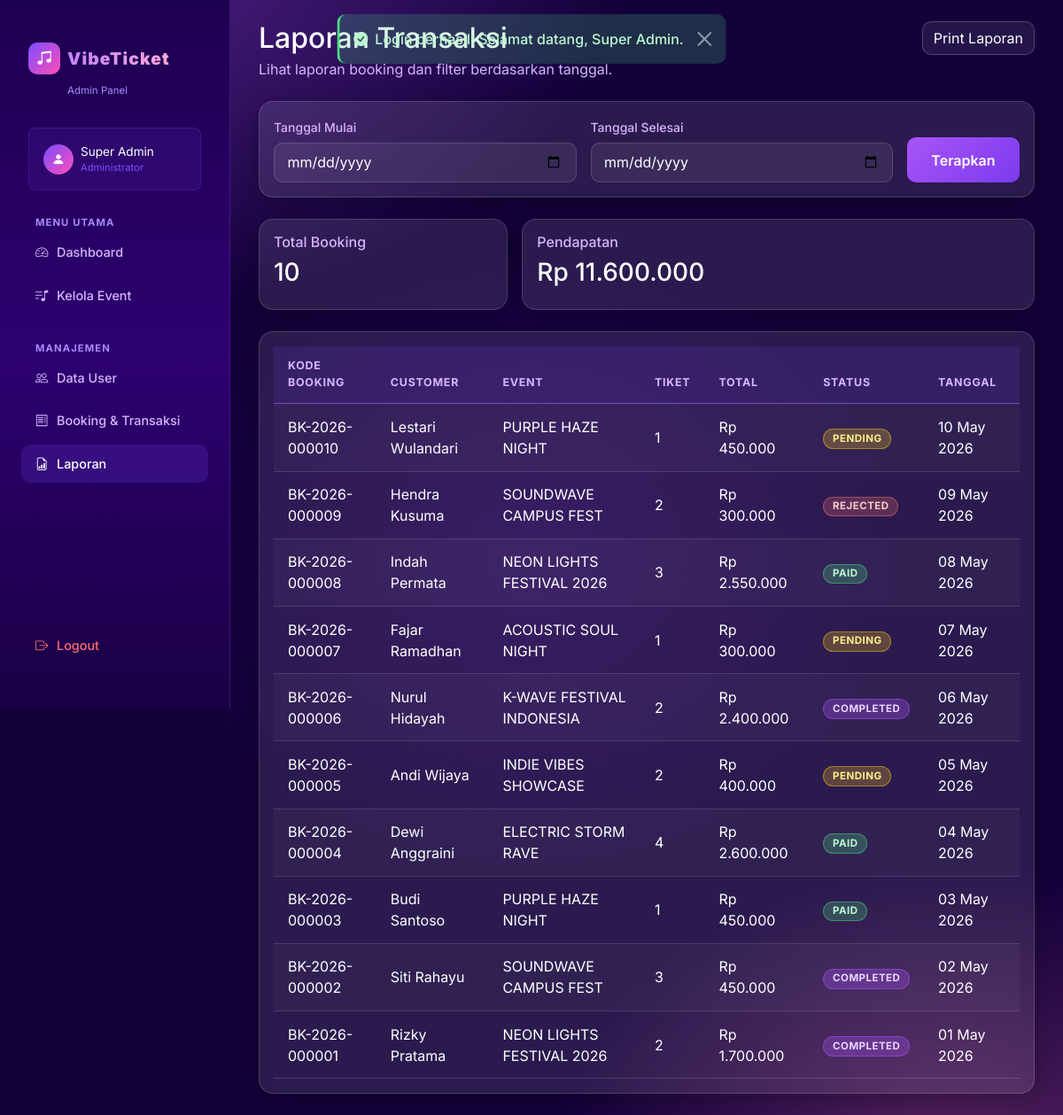
Screenshot of /admin/reports.php (signed in) with the database file from the repository.
### tables this page shows
CREATE TABLE IF NOT EXISTS `bookings` (
    `id`            INT(11) NOT NULL AUTO_INCREMENT,
    `user_id`       INT(11) NOT NULL,
    `event_id`      INT(11) NOT NULL,
    `booking_code`  VARCHAR(30) NOT NULL UNIQUE,
    `total_ticket`  INT(11) NOT NULL DEFAULT 1,
    `total_price`   DECIMAL(12,2) NOT NULL DEFAULT 0,
    `booking_date`  TIMESTAMP NOT NULL DEFAULT CURRENT_TIMESTAMP,
    `payment_proof` VARCHAR(255) DEFAULT NULL,
    `status`        ENUM('pending','paid','rejected','completed') NOT NULL DEFAULT 'pending',
    `notes`         TEXT DEFAULT NULL,
    PRIMARY KEY (`id`),
    FOREIGN KEY (`user_id`)  REFERENCES `users`(`id`)  ON DELETE CASCADE,
    FOREIGN KEY (`event_id`) REFERENCES `events`(`id`) ON DELETE CASCADE
);

CREATE TABLE IF NOT EXISTS `users` (
    `id`         INT(11) NOT NULL AUTO_INCREMENT,
    `role`       ENUM('admin','customer') NOT NULL DEFAULT 'customer',
    `name`       VARCHAR(100) NOT NULL,
    `email`      VARCHAR(100) NOT NULL UNIQUE,
    `password`   VARCHAR(255) NOT NULL,
    `phone`      VARCHAR(20) DEFAULT NULL,
    `photo`      VARCHAR(255) DEFAULT 'default.png',
    `created_at` TIMESTAMP NOT NULL DEFAULT CURRENT_TIMESTAMP,
    PRIMARY KEY (`id`)
);

CREATE TABLE IF NOT EXISTS `events` (
    `id`          INT(11) NOT NULL AUTO_INCREMENT,
    `code`        VARCHAR(20) NOT NULL UNIQUE,
    `name`        VARCHAR(150) NOT NULL,
    `artist`      VARCHAR(150) NOT NULL,
    `location`    VARCHAR(200) NOT NULL,
    `event_date`  DATE NOT NULL,
    `event_time`  TIME NOT NULL,
    `price`       DECIMAL(12,2) NOT NULL DEFAULT 0,
    `quota`       INT(11) NOT NULL DEFAULT 0,
    `sold`        INT(11) NOT NULL DEFAULT 0,
    `poster`      VARCHAR(255) DEFAULT 'default_poster.jpg',
    `description` TEXT DEFAULT NULL,
    `status`      ENUM('upcoming','ongoing','finished','cancelled') NOT NULL DEFAULT 'upcoming',
    `created_at`  TIMESTAMP NOT NULL DEFAULT CURRENT_TIMESTAMP,
    PRIMARY KEY (`id`)
);

### admin/reports.php (the view, shortened to what this page needs)
<?php
require_once __DIR__ . '/../includes/header.php';
$startDate = $_GET['start_date'] ?? '';
$endDate = $_GET['end_date'] ?? '';
$where = 'WHERE 1=1';
$sql = 'SELECT b.*, u.name AS customer_name, e.name AS event_name FROM bookings b
    JOIN users u ON b.user_id = u.id
    JOIN events e ON b.event_id = e.id ' . $where . ' ORDER BY b.booking_date DESC';
$stmt = $conn->prepare($sql);
$stmt->execute();
$reports = $stmt->get_result();
$summarySql = 'SELECT COUNT(*) AS total_booking, SUM(total_price) AS total_revenue FROM bookings b ' . $where;
$summaryStmt = $conn->prepare($summarySql);
$summaryStmt->execute();
$summary = $summaryStmt->get_result()->fetch_assoc();
?>
<div class="admin-layout">
    <?php include __DIR__ . '/../includes/admin_sidebar.php'; ?>
    <div class="admin-frame container-fluid py-4">
        <div class="d-flex flex-column flex-md-row justify-content-between align-items-start mb-4">
            <div>
                <h2 class="mb-1">Laporan Transaksi</h2>
                <p class="text-soft mb-0">Lihat laporan booking dan filter berdasarkan tanggal.</p>
            </div>
            <button class="btn btn-outline-light" onclick="window.print()">Print Laporan</button>
        </div>
        <div class="card card-glass p-3 mb-4">
            <form class="row g-3" method="get" action="<?= getBaseUrl() ?>/admin/reports.php">
                <div class="col-md-5">
                    <label class="form-label">Tanggal Mulai</label>
                    <input type="date" name="start_date" class="form-control" value="<?= htmlspecialchars($startDate) ?>">
                </div>
                <div class="col-md-5">
                    <label class="form-label">Tanggal Selesai</label>
                    <input type="date" name="end_date" class="form-control" value="<?= htmlspecialchars($endDate) ?>">
                </div>
                <div class="col-md-2 d-grid">
                    <button class="btn btn-primary mt-4">Terapkan</button>
                </div>
            </form>
        </div>
        <div class="row g-3 mb-4">
            <div class="col-md-4">
                <div class="card card-glass p-3 h-100">
                    <h6 class="text-soft">Total Booking</h6>
                    <h3><?= $summary['total_booking'] ?: 0 ?></h3>
                </div>
            </div>
            <div class="col-md-8">
                <div class="card card-glass p-3 h-100">
                    <h6 class="text-soft">Pendapatan</h6>
                    <h3><?= formatRupiah($summary['total_revenue'] ?: 0) ?></h3>
                </div>
            </div>
        </div>
        <div class="card card-glass p-3">
            <div class="table-responsive">
                <table class="table table-dark table-striped align-middle mb-0">
                    <thead>
                        <tr>
                            <th>Kode Booking</th>
                            <th>Customer</th>
                            <th>Event</th>
                            <th>Tiket</th>
                            <th>Total</th>
                            <th>Status</th>
                            <th>Tanggal</th>
                        </tr>
                    </thead>
                    <tbody>
                        <?php while ($row = $reports->fetch_assoc()): ?>
                            <tr>
                                <td><?= htmlspecialchars($row['booking_code']) ?></td>
                                <td><?= htmlspecialchars($row['customer_name']) ?></td>
                                <td><?= htmlspecialchars($row['event_name']) ?></td>
                                <td><?= htmlspecialchars($row['total_ticket']) ?></td>
                                <td><?= formatRupiah($row['total_price']) ?></td>
                                <td><span class="badge badge-status badge-<?= htmlspecialchars($row['status']) ?> text-uppercase small"><?= htmlspecialchars($row['status']) ?></span></td>
                                <td><?= date('d M Y', strtotime($row['booking_date'])) ?></td>
                            </tr>
                        <?php endwhile; ?>
                    </tbody>
                </table>
            </div>
        </div>
    </div>
</div>
<?php include __DIR__ . '/../includes/footer.php'; ?>

### assets/css/style.css (style rules this page uses)
:root { --bg-page: #13003a; --bg-nav: #1e0050; --bg-card: rgba(255,255,255,0.10); --bg-card-hover: rgba(255,255,255,0.16); --bg-sidebar: #160040; --border: rgba(255,255,255,0.15); --border-accent: rgba(180,100,255,0.55); --primary: #a855f7; --primary-light: #c084fc; --accent: #f472b6; --accent-light: #f9a8d4; --cyan: #22d3ee; --green: #4ade80; --yellow: #facc15; --red: #f87171; --text-white: #ffffff; --text-soft: #d8b4fe; --text-muted: #a78bfa; --shadow: 0 8px 40px rgba(168,85,247,0.25); --shadow-card: 0 4px 24px rgba(0,0,0,0.30); --radius: 16px; --radius-sm: 10px; --radius-pill: 999px; }
*, *::before, *::after { box-sizing: border-box; }
html { scroll-behavior: smooth; }
body { background-color: var(--bg-page); background-image: radial-gradient(ellipse 90% 60% at 10% -5%, rgba(168,85,247,0.40) 0%, transparent 55%), radial-gradient(ellipse 70% 50% at 90% 105%, rgba(244,114,182,0.30) 0%, transparent 55%), radial-gradient(ellipse 50% 40% at 50% 50%, rgba(99,20,180,0.20) 0%, transparent 70%); background-attachment: fixed; color: var(--text-white); font-family: 'Inter', sans-serif; min-height: 100vh; }
.card-glass { background: var(--bg-card); border: 1px solid var(--border); border-radius: var(--radius); box-shadow: var(--shadow-card); color: var(--text-white); transition: transform 0.25s ease, box-shadow 0.25s ease, background 0.25s ease; }
.btn-primary { background: linear-gradient(135deg, #a855f7, #7c3aed) !important; border: none !important; color: #fff !important; font-weight: 600; border-radius: var(--radius-sm) !important; transition: transform 0.2s, box-shadow 0.2s, opacity 0.2s; }
.btn-outline-light { background: rgba(255,255,255,0.08) !important; border: 1px solid rgba(255,255,255,0.20) !important; color: #fff !important; border-radius: var(--radius-sm) !important; transition: all 0.2s; }
.form-control, .form-select { background: rgba(255,255,255,0.07) !important; color: #fff !important; border: 1px solid var(--border) !important; border-radius: var(--radius-sm) !important; padding: 0.6rem 0.9rem; transition: border-color 0.2s, box-shadow 0.2s; }
.form-control::placeholder { color: var(--text-muted) !important; }
.form-label { color: var(--text-soft); font-size: 0.875rem; font-weight: 500; margin-bottom: 0.4rem; }
.table { color: var(--text-white); border-color: var(--border); }
.table thead th { background: rgba(124,77,255,0.12); color: var(--text-soft); font-size: 0.78rem; font-weight: 700; text-transform: uppercase; letter-spacing: 0.06em; border-bottom: 1px solid var(--border-accent); padding: 0.85rem 1rem; }
.table tbody tr { border-bottom: 1px solid var(--border); transition: background 0.15s; }
.table td { padding: 0.85rem 1rem; vertical-align: middle; }
.table-dark { --bs-table-bg: transparent; --bs-table-striped-bg: rgba(255,255,255,0.03); }
.badge-status { padding: 0.4em 0.85em; border-radius: var(--radius-pill); font-size: 0.72rem; font-weight: 700; letter-spacing: 0.04em; }
.badge-pending { background: rgba(250,204,21,0.25); color: #fef08a; border: 1px solid rgba(250,204,21,0.45); }
.badge-paid { background: rgba(74,222,128,0.25); color: #bbf7d0; border: 1px solid rgba(74,222,128,0.45); }
.badge-rejected { background: rgba(248,113,113,0.25); color: #fecaca; border: 1px solid rgba(248,113,113,0.45); }
.badge-completed { background: rgba(168,85,247,0.30); color: #e9d5ff; border: 1px solid rgba(168,85,247,0.50); }
.admin-layout { display: flex; min-height: 100vh; }
.admin-frame { flex: 1; margin-left: 260px; padding: 2rem; min-height: 100vh; }
.text-soft { color: var(--text-soft) !important; }

### rows the page displays
bookings: booking_code "BK-2026-000010", user.name "Lestari Wulandari", event.name "PURPLE HAZE NIGHT", total_ticket "1", total_price "Rp 450.000", status "PENDING", booking_date "10 May 2026"
bookings: booking_code "BK-2026-000009", user.name "Hendra Kusuma", event.name "SOUNDWAVE CAMPUS FEST", total_ticket "2", total_price "Rp 300.000", status "REJECTED", booking_date "09 May 2026"
bookings: booking_code "BK-2026-000008", user.name "Indah Permata", event.name "NEON LIGHTS FESTIVAL 2026", total_ticket "3", total_price "Rp 2.550.000", status "PAID", booking_date "08 May 2026"
bookings: booking_code "BK-2026-000007", user.name "Fajar Ramadhan", event.name "ACOUSTIC SOUL NIGHT", total_ticket "1", total_price "Rp 300.000", status "PENDING", booking_date "07 May 2026"
bookings: booking_code "BK-2026-000006", user.name "Nurul Hidayah", event.name "K-WAVE FESTIVAL INDONESIA", total_ticket "2", total_price "Rp 2.400.000", status "COMPLETED", booking_date "06 May 2026"
bookings: booking_code "BK-2026-000005", user.name "Andi Wijaya", event.name "INDIE VIBES SHOWCASE", total_ticket "2", total_price "Rp 400.000", status "PENDING", booking_date "05 May 2026"
bookings: booking_code "BK-2026-000004", user.name "Dewi Anggraini", event.name "ELECTRIC STORM RAVE", total_ticket "4", total_price "Rp 2.600.000", status "PAID", booking_date "04 May 2026"
bookings: booking_code "BK-2026-000003", user.name "Budi Santoso", event.name "PURPLE HAZE NIGHT", total_ticket "1", total_price "Rp 450.000", status "PAID", booking_date "03 May 2026"
bookings: booking_code "BK-2026-000002", user.name "Siti Rahayu", event.name "SOUNDWAVE CAMPUS FEST", total_ticket "3", total_price "Rp 450.000", status "COMPLETED", booking_date "02 May 2026"
bookings: booking_code "BK-2026-000001", user.name "Rizky Pratama", event.name "NEON LIGHTS FESTIVAL 2026", total_ticket "2", total_price "Rp 1.700.000", status "COMPLETED", booking_date "01 May 2026"

### other values shown
$message "Login berhasil! Selamat datang, Super Admin."
$_SESSION['user_name'] "Super Admin"
$summary['total_booking'] ?: 0 "10"
formatRupiah($summary['total_revenue'] ?: 0) "Rp 11.600.000"
